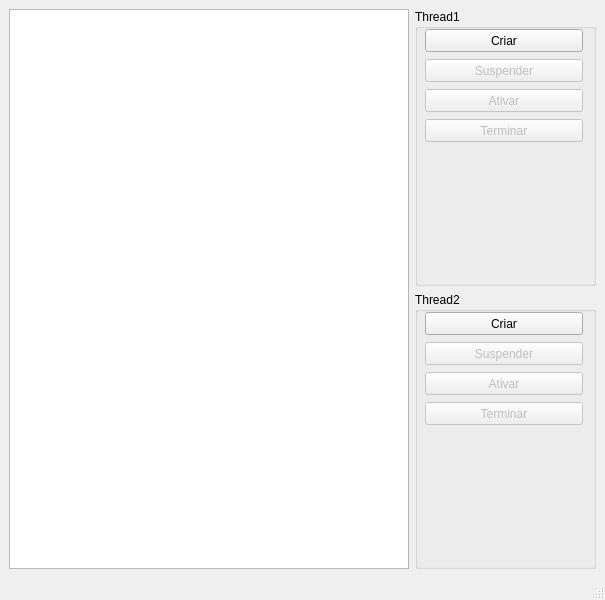
<?xml version="1.0" encoding="UTF-8"?>
<ui version="4.0">
 <class>MainWindow</class>
 <widget class="QMainWindow" name="MainWindow">
  <property name="geometry">
   <rect>
    <x>0</x>
    <y>0</y>
    <width>605</width>
    <height>600</height>
   </rect>
  </property>
  <property name="windowTitle">
   <string>MainWindow</string>
  </property>
  <widget class="QWidget" name="centralwidget">
   <layout class="QGridLayout" name="gridLayout">
    <item row="0" column="0">
     <layout class="QHBoxLayout" name="horizontalLayout">
      <item>
       <widget class="QTextEdit" name="textEdit">
        <property name="sizePolicy">
         <sizepolicy hsizetype="MinimumExpanding" vsizetype="Expanding">
          <horstretch>0</horstretch>
          <verstretch>0</verstretch>
         </sizepolicy>
        </property>
        <property name="minimumSize">
         <size>
          <width>100</width>
          <height>0</height>
         </size>
        </property>
        <property name="maximumSize">
         <size>
          <width>400</width>
          <height>16777215</height>
         </size>
        </property>
       </widget>
      </item>
      <item>
       <layout class="QVBoxLayout" name="verticalLayout">
        <item>
         <widget class="QGroupBox" name="groupBox_2">
          <property name="title">
           <string>Thread1</string>
          </property>
          <property name="flat">
           <bool>false</bool>
          </property>
          <widget class="QPushButton" name="btnCreate1">
           <property name="geometry">
            <rect>
             <x>10</x>
             <y>20</y>
             <width>158</width>
             <height>23</height>
            </rect>
           </property>
           <property name="text">
            <string>Criar</string>
           </property>
           <property name="flat">
            <bool>false</bool>
           </property>
          </widget>
          <widget class="QPushButton" name="btnSuspend1">
           <property name="enabled">
            <bool>false</bool>
           </property>
           <property name="geometry">
            <rect>
             <x>10</x>
             <y>50</y>
             <width>158</width>
             <height>23</height>
            </rect>
           </property>
           <property name="text">
            <string>Suspender</string>
           </property>
          </widget>
          <widget class="QPushButton" name="btnActivate1">
           <property name="enabled">
            <bool>false</bool>
           </property>
           <property name="geometry">
            <rect>
             <x>10</x>
             <y>80</y>
             <width>158</width>
             <height>23</height>
            </rect>
           </property>
           <property name="text">
            <string>Ativar</string>
           </property>
          </widget>
          <widget class="QPushButton" name="btnFinish1">
           <property name="enabled">
            <bool>false</bool>
           </property>
           <property name="geometry">
            <rect>
             <x>10</x>
             <y>110</y>
             <width>158</width>
             <height>23</height>
            </rect>
           </property>
           <property name="text">
            <string>Terminar</string>
           </property>
          </widget>
         </widget>
        </item>
        <item>
         <widget class="QGroupBox" name="groupBox">
          <property name="title">
           <string>Thread2</string>
          </property>
          <property name="flat">
           <bool>false</bool>
          </property>
          <widget class="QPushButton" name="btnCreate2">
           <property name="geometry">
            <rect>
             <x>10</x>
             <y>20</y>
             <width>158</width>
             <height>23</height>
            </rect>
           </property>
           <property name="text">
            <string>Criar</string>
           </property>
           <property name="flat">
            <bool>false</bool>
           </property>
          </widget>
          <widget class="QPushButton" name="btnSuspend2">
           <property name="enabled">
            <bool>false</bool>
           </property>
           <property name="geometry">
            <rect>
             <x>10</x>
             <y>50</y>
             <width>158</width>
             <height>23</height>
            </rect>
           </property>
           <property name="text">
            <string>Suspender</string>
           </property>
          </widget>
          <widget class="QPushButton" name="btnActivate2">
           <property name="enabled">
            <bool>false</bool>
           </property>
           <property name="geometry">
            <rect>
             <x>10</x>
             <y>80</y>
             <width>158</width>
             <height>23</height>
            </rect>
           </property>
           <property name="text">
            <string>Ativar</string>
           </property>
          </widget>
          <widget class="QPushButton" name="btnFinish2">
           <property name="enabled">
            <bool>false</bool>
           </property>
           <property name="geometry">
            <rect>
             <x>10</x>
             <y>110</y>
             <width>158</width>
             <height>23</height>
            </rect>
           </property>
           <property name="text">
            <string>Terminar</string>
           </property>
          </widget>
         </widget>
        </item>
       </layout>
      </item>
     </layout>
    </item>
   </layout>
  </widget>
  <widget class="QMenuBar" name="menubar">
   <property name="geometry">
    <rect>
     <x>0</x>
     <y>0</y>
     <width>605</width>
     <height>21</height>
    </rect>
   </property>
  </widget>
  <widget class="QStatusBar" name="statusbar"/>
 </widget>
 <resources/>
 <connections/>
</ui>
